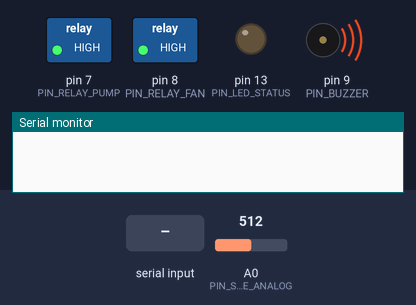
Simulated run of this sketch. Board: Arduino Uno, built with avr-gcc and run on an emulated ATmega328P. Parts: switched loads named in the sketch (green lamp = pin HIGH), output pins drawn as LEDs (lit = HIGH), buzzer (waves = sounding), the last lines printed to the serial monitor. Dashed ring = blinking. The inputs (shaded band) are chosen by the test bench; at power-on: A0 (PIN_SMOKE_ANALOG) = 512.

Above: at 0.01 s.
At 1.3 s:
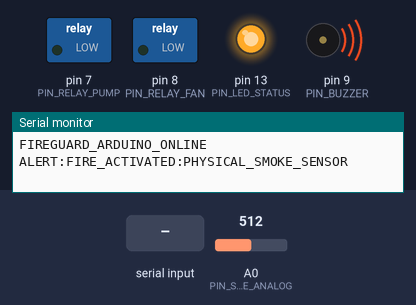
1.4 s: "FIRE_ON\n" received over Serial
At 1.53 s:
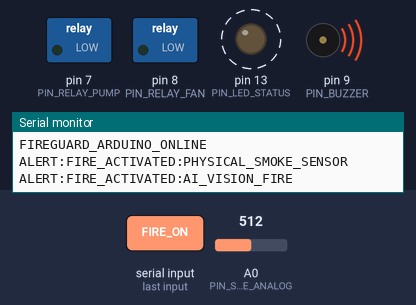
4.4 s: "FIRE_OFF\n" received over Serial
7.4 s: "SMOKE_ON\n" received over Serial
Timing chart, 0 to 16.4 s (numbered marks = the images above; inputs shaded):
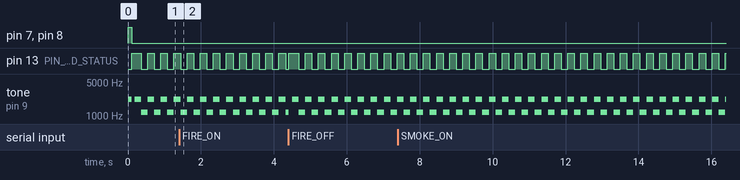

The sketch:

fireguard_relay.ino
```cpp
/*
 * ==============================================================================
 *  FireGuard AI - Autonomous Fire Suppression & IoT Controller Sketch (.ino)
 *  Compatible with: Arduino Uno (R3 & R4), Nano, Mega 2560, Leonardo, ESP32, etc.
 * ==============================================================================
 */

// --- PIN DEFINITIONS ---
const int PIN_SMOKE_ANALOG = A0;  // MQ-2 / MQ-135 Smoke & Gas Sensor (Analog)
const int PIN_SMOKE_DIGITAL = 2;  // MQ-2 / MQ-135 Digital Threshold Output (optional)
const int PIN_RELAY_PUMP   = 7;   // Relay IN1: Water Pump / Solenoid Valve
const int PIN_RELAY_FAN    = 8;   // Relay IN2: Ventilation Exhaust Fan
const int PIN_BUZZER       = 9;   // Piezo Buzzer (Active or Passive)
const int PIN_LED_STATUS   = 13;  // Onboard Activity LED

// --- RELAY LOGIC LEVEL (ACTIVE LOW FOR STANDARD 5V RELAYS) ---
const int RELAY_ON  = LOW;
const int RELAY_OFF = HIGH;

// --- SENSOR & TIMING THRESHOLDS ---
const int SMOKE_THRESHOLD = 400;             // Analog threshold (ambient air: 80-250, smoke: > 400)
const unsigned long TELEMETRY_RATE_MS = 2000; // Send telemetry to PC every 2000ms
const unsigned long SIREN_CYCLE_MS    = 180;  // Alternating siren tone cycle

// --- RUNTIME SYSTEM STATE ---
bool isFireActive     = false;
bool isPumpOverride   = false;
bool isFanOverride    = false;
bool isBuzzerOverride = false;
bool sirenPitchHigh   = false;

unsigned long lastTelemetryTime = 0;
unsigned long lastSirenToggle   = 0;
String serialCommandBuffer      = "";

void activateBuzzer(bool state, bool highPitch) {
  if (state) {
#if defined(ESP32) || defined(ESP8266)
    digitalWrite(PIN_BUZZER, HIGH);
#else
    tone(PIN_BUZZER, highPitch ? 2200 : 1200);
#endif
  } else {
#if defined(ESP32) || defined(ESP8266)
    digitalWrite(PIN_BUZZER, LOW);
#else
    noTone(PIN_BUZZER);
    digitalWrite(PIN_BUZZER, LOW);
#endif
  }
}

void setFireAlarmState(bool active, const char* origin) {
  isFireActive = active;
  if (active) {
    digitalWrite(PIN_RELAY_PUMP, RELAY_ON);
    digitalWrite(PIN_RELAY_FAN, RELAY_ON);
    digitalWrite(PIN_LED_STATUS, HIGH);
    Serial.print(F("ALERT:FIRE_ACTIVATED:"));
    Serial.println(origin);
  } else {
    isPumpOverride   = false;
    isFanOverride    = false;
    isBuzzerOverride = false;
    digitalWrite(PIN_RELAY_PUMP, RELAY_OFF);
    digitalWrite(PIN_RELAY_FAN, RELAY_OFF);
    digitalWrite(PIN_LED_STATUS, LOW);
    activateBuzzer(false, false);
    Serial.println(F("ACK:FIRE_DEACTIVATED"));
  }
}

void processSerialPacket(String cmd) {
  cmd.trim();
  cmd.toUpperCase();
  if (cmd.length() == 0) return;

  if (cmd == "FIRE_ON" || cmd == "FIRE_ALERT") {
    setFireAlarmState(true, "AI_VISION_FIRE");
  }
  else if (cmd == "SMOKE_ON" || cmd == "SMOKE_ALERT") {
    setFireAlarmState(true, "AI_VISION_SMOKE");
  }
  else if (cmd == "FIRE_OFF" || cmd == "RESET" || cmd == "SILENCE") {
    setFireAlarmState(false, "OPERATOR_DISARM");
  }
  else if (cmd == "PUMP_ON") {
    isPumpOverride = true;
    digitalWrite(PIN_RELAY_PUMP, RELAY_ON);
    Serial.println(F("ACK:PUMP_ON"));
  }
  else if (cmd == "PUMP_OFF") {
    isPumpOverride = false;
    if (!isFireActive) digitalWrite(PIN_RELAY_PUMP, RELAY_OFF);
    Serial.println(F("ACK:PUMP_OFF"));
  }
  else if (cmd == "FAN_ON") {
    isFanOverride = true;
    digitalWrite(PIN_RELAY_FAN, RELAY_ON);
    Serial.println(F("ACK:FAN_ON"));
  }
  else if (cmd == "FAN_OFF") {
    isFanOverride = false;
    if (!isFireActive) digitalWrite(PIN_RELAY_FAN, RELAY_OFF);
    Serial.println(F("ACK:FAN_OFF"));
  }
  else if (cmd == "SIREN_ON" || cmd == "BUZZER_ON") {
    isBuzzerOverride = true;
    activateBuzzer(true, true);
    Serial.println(F("ACK:SIREN_ON"));
  }
  else if (cmd == "SIREN_OFF" || cmd == "BUZZER_OFF") {
    isBuzzerOverride = false;
    if (!isFireActive) activateBuzzer(false, false);
    Serial.println(F("ACK:SIREN_OFF"));
  }
  else if (cmd == "STATUS" || cmd == "PING") {
    Serial.print(F("STATUS:ONLINE|SMOKE="));
    Serial.print(analogRead(PIN_SMOKE_ANALOG));
    Serial.print(F("|FIRE="));
    Serial.print(isFireActive ? F("ACTIVE") : F("SECURE"));
    Serial.print(F("|PUMP="));
    Serial.println(digitalRead(PIN_RELAY_PUMP) == RELAY_ON ? F("ON") : F("OFF"));
  }
}

void setup() {
  Serial.begin(9600);
  serialCommandBuffer.reserve(64);

  pinMode(PIN_RELAY_PUMP, OUTPUT);
  pinMode(PIN_RELAY_FAN, OUTPUT);
  pinMode(PIN_BUZZER, OUTPUT);
  pinMode(PIN_LED_STATUS, OUTPUT);
  pinMode(PIN_SMOKE_DIGITAL, INPUT);

  digitalWrite(PIN_RELAY_PUMP, RELAY_OFF);
  digitalWrite(PIN_RELAY_FAN, RELAY_OFF);
  digitalWrite(PIN_LED_STATUS, LOW);
  activateBuzzer(false, false);

  activateBuzzer(true, true);
  delay(100);
  activateBuzzer(false, false);

  Serial.println(F("FIREGUARD_ARDUINO_ONLINE"));
}

void loop() {
  unsigned long now = millis();

  while (Serial.available() > 0) {
    char ch = (char)Serial.read();
    if (ch == '\n' || ch == '\r') {
      if (serialCommandBuffer.length() > 0) {
        processSerialPacket(serialCommandBuffer);
        serialCommandBuffer = "";
      }
    } else {
      if (serialCommandBuffer.length() < 60) {
        serialCommandBuffer += ch;
      }
    }
  }

  int smokeLevel = analogRead(PIN_SMOKE_ANALOG);

  if (smokeLevel > SMOKE_THRESHOLD && !isFireActive) {
    setFireAlarmState(true, "PHYSICAL_SMOKE_SENSOR");
  }

  if (isFireActive || isBuzzerOverride) {
    if (now - lastSirenToggle >= SIREN_CYCLE_MS) {
      lastSirenToggle = now;
      sirenPitchHigh = !sirenPitchHigh;
      activateBuzzer(true, sirenPitchHigh);
      digitalWrite(PIN_LED_STATUS, sirenPitchHigh ? HIGH : LOW);
    }
  }

  if (now - lastTelemetryTime >= TELEMETRY_RATE_MS) {
    lastTelemetryTime = now;
    Serial.print(F("DATA:SMOKE="));
    Serial.print(smokeLevel);
    Serial.print(F("|PUMP="));
    Serial.print(digitalRead(PIN_RELAY_PUMP) == RELAY_ON ? F("ON") : F("OFF"));
    Serial.print(F("|FIRE="));
    Serial.println(isFireActive ? F("ACTIVE") : F("SECURE"));
  }
}
```

Measured:
- by itself, pin 13 (PIN_LED_STATUS): alternates HIGH for 0.18 s and LOW for 0.18 s
- by itself, tone on pin 9 (PIN_BUZZER): alternates 2200 Hz for 0.18 s and 1200 Hz for 0.18 s
